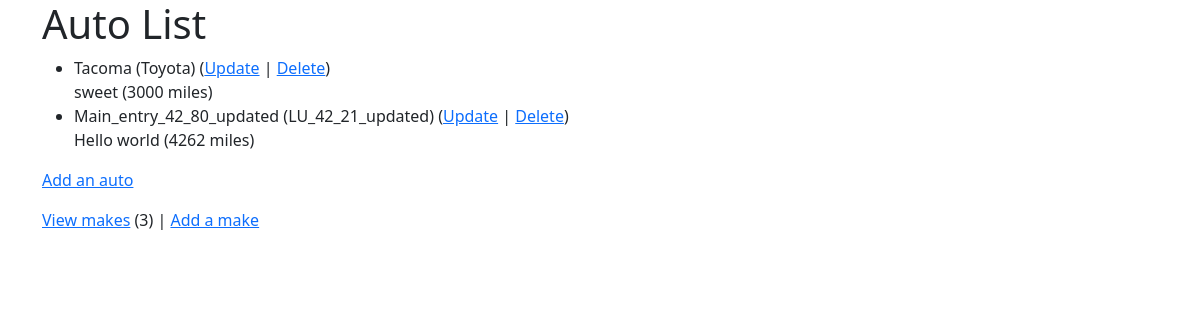
The page /autos/ (signed in) on the database its author committed.
### autos/models.py (models this page shows, shortened)
class Auto(models.Model):
    nickname = models.CharField(
            max_length=200,
            validators=[MinLengthValidator(2, "Nickname must be greater than 1 character")]
    )
    mileage = models.PositiveIntegerField()
    comments = models.CharField(max_length=300)
    make = models.ForeignKey('Make', on_delete=models.CASCADE, null=False)

class Make(models.Model):
    name = models.CharField(
            max_length=200,
            help_text='Enter a make (e.g. Dodge)',
            validators=[MinLengthValidator(2, "Make must be greater than 1 character")]
    )
    def __str__(self):
        return self.name

### autos/views.py (the view)
# urls.py: path('', MainView.as_view(), name='all'),
class MainView(LoginRequiredMixin, View):
    def get(self, request):
        mc = Make.objects.count()
        al = Auto.objects.all()
        ctx = {'make_count': mc, 'auto_list': al}
        return render(request, 'autos/auto_list.html', ctx)

### home/context_processors.py (called while the page is built)
def settings(request):
    return {
        'settings': django_settings,
    }

### autos/templates/autos/auto_list.html
{% extends "base_bootstrap.html" %}
{% block content %}
  <h1>Auto List</h1>
  {% if auto_list %}
  <ul>
    {% for auto in auto_list %}
      <li>
          {{ auto.nickname }} ({{ auto.make }})
          (<a href="{% url 'autos:auto_update' auto.id %}">Update</a> |
          <a href="{% url 'autos:auto_delete' auto.id %}">Delete</a>) <br/>
          {{ auto.comments }} ({{ auto.mileage }} miles)
      </li>
    {% endfor %}
  </ul>
  {% else %}
    <p>There are no autos in the library.</p>
  {% endif %}
  <p>
    {% if make_count > 0 %}
      <a href="{% url 'autos:auto_create' %}">Add an auto</a>
    {% else %}
      Please add a make before you add an auto.
    {% endif %}
  </p>
  <p>
  <a href="{% url 'autos:make_list' %}">View makes</a> ({{ make_count }}) |
    <a href="{% url 'autos:make_create' %}">Add a make</a>
  </p>
{% endblock %}

### rows shown on the page
Auto: nickname "Tacoma", make "Toyota", comments "sweet", mileage "3000"
Auto: nickname "Main_entry_42_80_updated", make "LU_42_21_updated", comments "Hello world", mileage "4262"

### other values the page prints
{{ make_count }} "3"
